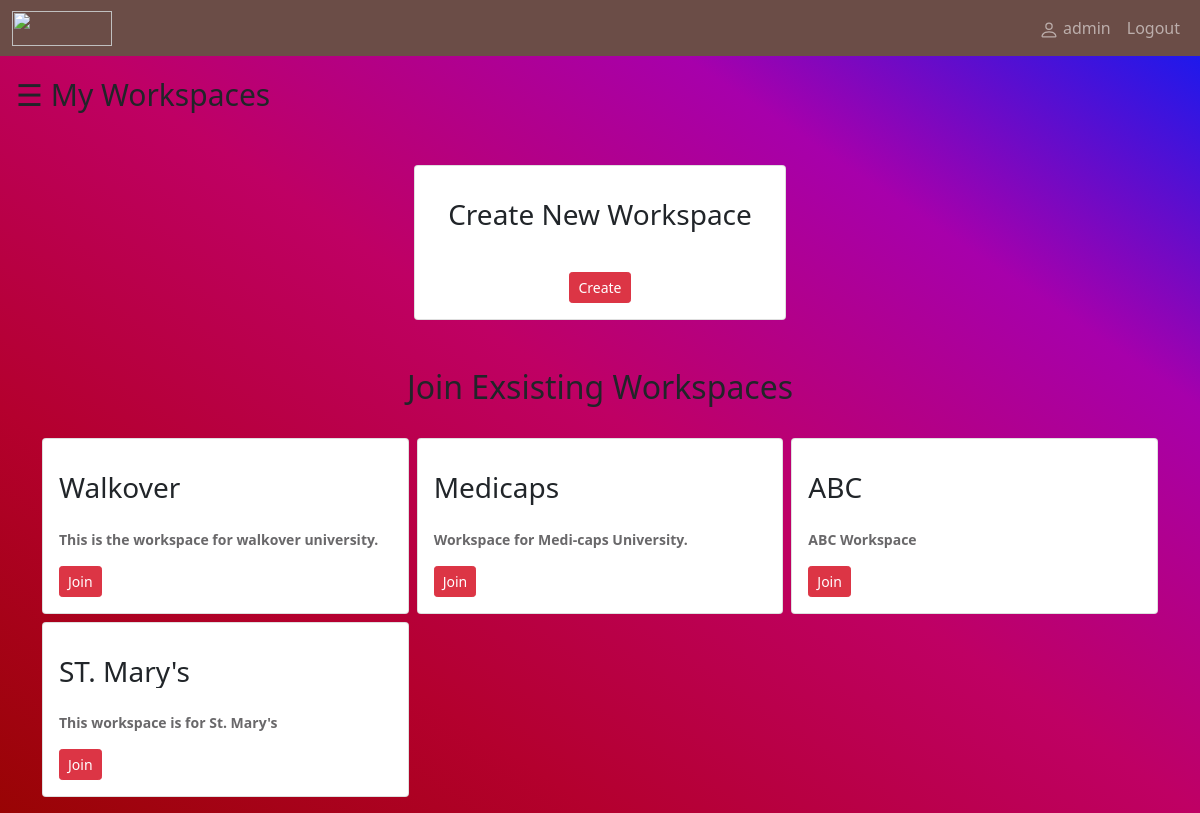
The page /front/ (signed in) on the database as committed earlier.
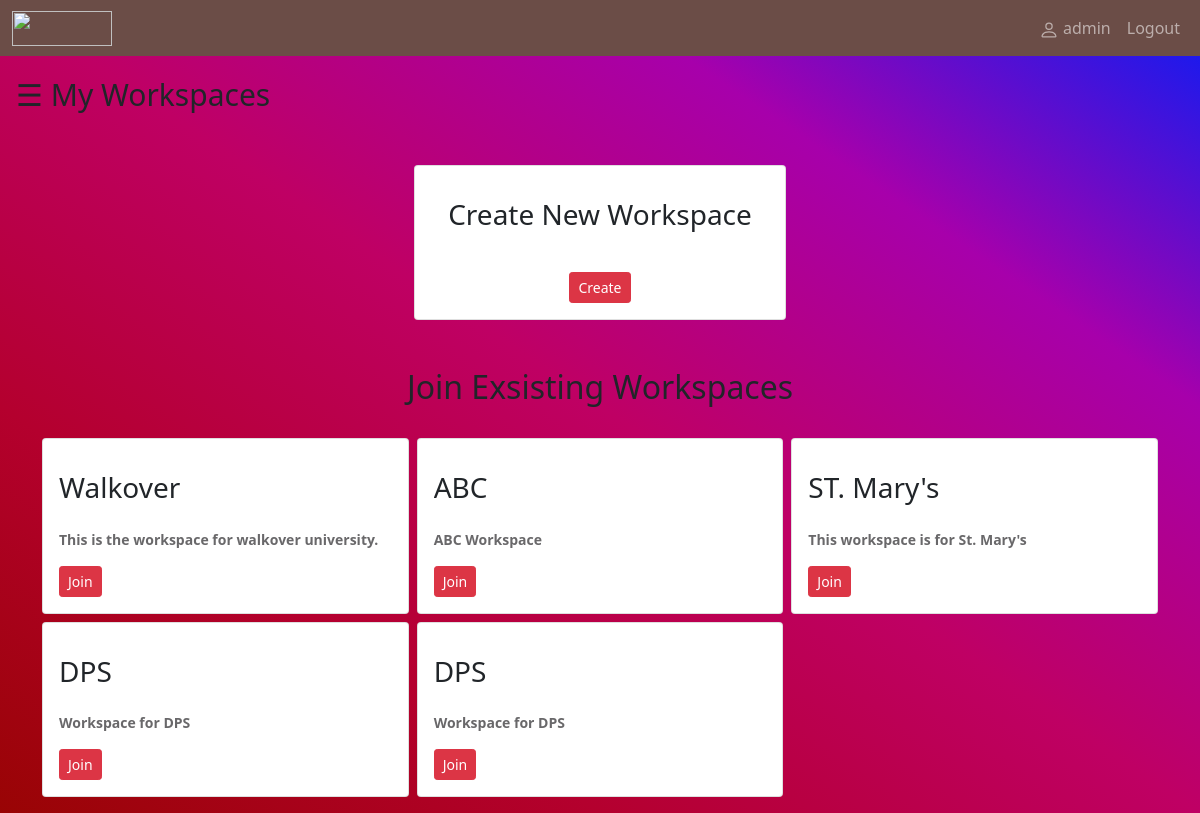
The same page on the database as committed later.
### docplatform/models.py (models this page shows, shortened)
class User(AbstractUser):
    workspace = models.ManyToManyField(Workspace, blank=True)

class Workspace(models.Model):
    name =  models.CharField(max_length=100)
    admin = models.ForeignKey(settings.AUTH_USER_MODEL, on_delete=models.CASCADE, related_name='+')
    desc = models.TextField()

### docplatform/views.py (the view)
# urls.py: path('front/', views.front, name="front"),
def front(request):
    workspace_list = Workspace.objects.all()
    workspace_joined = request.user.workspace
    return render(request,'front.html', {'workspace_list':workspace_list,'workspace_joined':workspace_joined})

### docplatform/templates/front.html (shortened to what this page needs)
{% extends 'base2.html' %}
{% block content %}
<div id="main">
    <span style="font-size:30px;cursor:pointer" onclick="openNav()">&#9776; My Workspaces</span>
<div class="container mt-5">
    <div class="row g-2">
        <center>
        <div class="col-md-4">
            <div class="card p-3">
                    <h3 class="mt-3 text-truncate">Create New Workspace</h3>
                    <div class="d-block mt-3"> <a href="{% url 'create' %}" class=" btn btn-danger btn-sm btn-block">Create</a> </div>
                </div>
            </div>
        </div>
    </div>
<div class="container mt-5">
    <center><h2>Join Exsisting Workspaces</h2></center>
    <div class="row g-2">
        {% for i in workspace_list %}
        {%  if i not in request.user.workspace.all %}
        <div class="col-md-4">
            <div class="card p-3">
                    <h3 class="mt-3 text-truncate">{{i.name}}</h3> <span class="text justify-content mt-3">{{i.desc}}</span>
                    <div class="d-block mt-3"> <a href="{% url 'join' i.id %}" class=" btn btn-danger btn-sm btn-block">Join</a> </div>
            </div>
        </div>
        {% endif %}
        {% endfor %}
    </div>
</div>
</div>
{% endblock %}

### docplatform/templates/base2.html (shortened to what this page needs)
{% load static %}
<!doctype html>
<html lang="en">
  <head>
    <link rel="stylesheet" href="{% static 'css/workspace.css' %}" type="text/css" />
    <link href="https://cdn.jsdelivr.net/npm/bootstrap@5.1.3/dist/css/bootstrap.min.css" rel="stylesheet">
  </head>
  <body>
    {% include 'navbar.html' %}
      {% block content %}
      {% endblock %}
  </body>
</html>

### docplatform/templates/navbar.html (shortened to what this page needs)
<nav class="navbar navbar-expand-lg navbar-dark" style="background-color: #6B4D47;">
    <div class="container-fluid">
      <div class="collapse navbar-collapse" id="navbarSupportedContent">
        <ul class="navbar-nav me-auto mb-2 mb-lg-0">
        <img src="https://walkover.in/assets/images/walkover_logo.svg" width="100px" height="35px">
        </ul>
        <ul class="navbar-nav ms-auto mb-2 mb-lg-0">
            {%if user.is_authenticated %}
            <li class="nav-item">
                <a class="nav-link" href="#">  {{request.user}}</a>
              </li>
              <li class="nav-item">
                <a class="nav-link" href="{% url 'logout' %}">Logout</a>
              </li>
            {% endif %}
      </div>
    </div>
  </nav>

### static/css/workspace.css (style rules this page uses)
body { background-color: #eee; background-image: linear-gradient(to right top, #990404, #b4002e, #bf0064, #a700ab, #081df6) }
.card { border: none; border-radius: 10px }
.text { font-size: 14px; font-weight: 600; color: #69686a }
#main { transition: margin-left .5s; padding: 16px; }

Rows that differ between the two databases and show on the page:
no longer on this page (row unchanged): Workspace: name "Medicaps", desc "Workspace for Medi-caps University."
added Workspace: name "DPS", desc "Workspace for DPS"
added Workspace: name "DPS", desc "Workspace for DPS"
